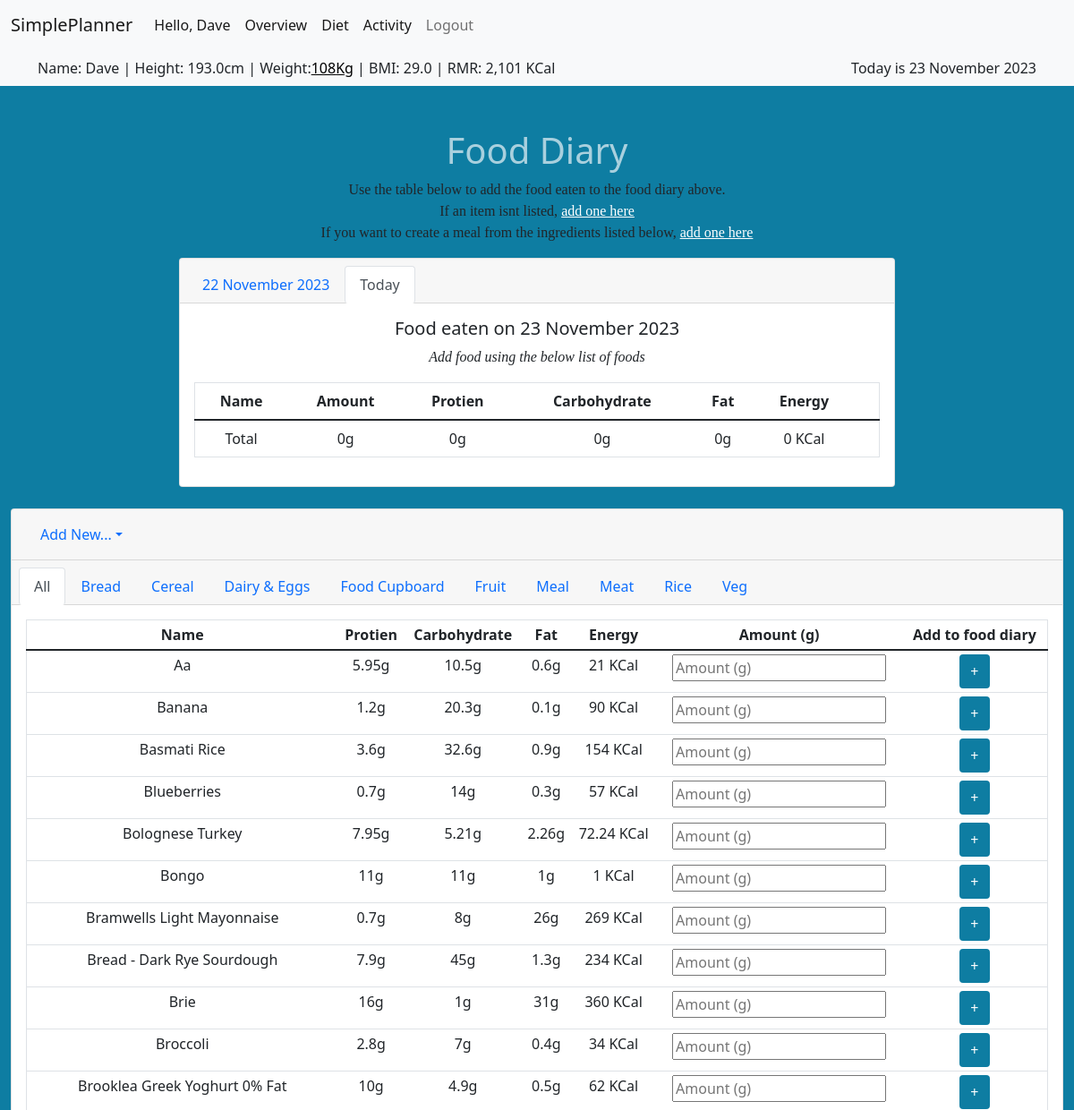
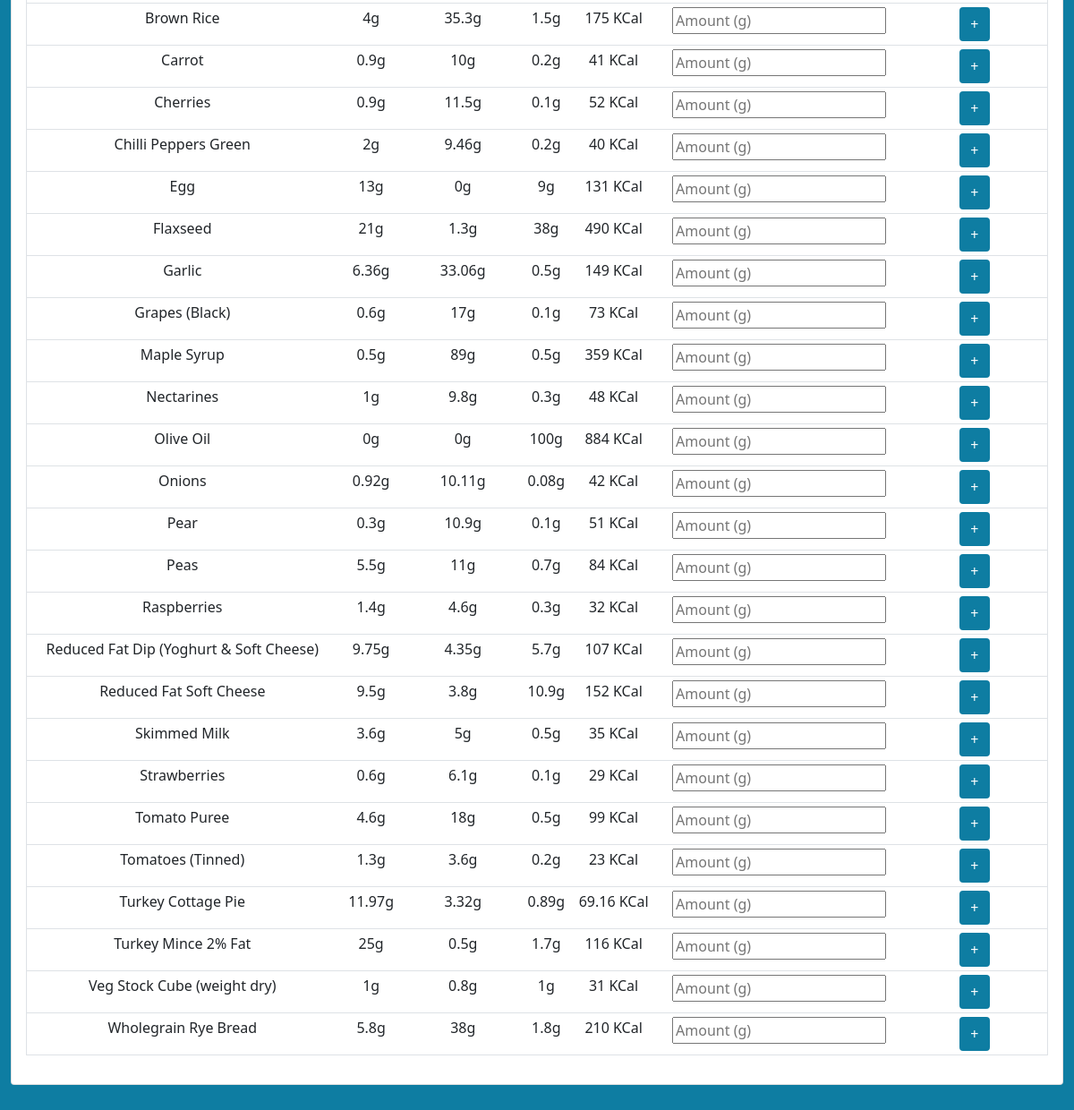
The app's page /diet_diary (signed in) with its own data (2 pictures, top to bottom).
### tables this page shows
CREATE TABLE food_type (
    id INTEGER PRIMARY KEY,
    type TEXT
);

CREATE TABLE standard_food (
    id INTEGER PRIMARY KEY,
    food_name TEXT,
    food_type_id INTEGER REFERENCES food_type(id) NOT NULL,
    energy INTEGER,
    protien INTEGER,
    carbohydrate INTEGER,
    fat INTEGER
);

### app.py (the view)
@app.route("/diet_diary", methods=["GET", "POST"])
@helpers.login_required
def diet_diary():
    if request.method == "POST":
        try:
            values = helpers.check_values(request.form.to_dict(flat=True), string=["name"], zero=[
                "energy", "protien", "carbohydrate", "fat"], positive=["amount"])
        except Exception as e:
            print(f"/diet_diary ERROR: {e}")
            pass
        else:
            energy = round(values["energy"] * values["amount"] / 100, 2)
            protien = round(values["protien"] * values["amount"] / 100, 2)
            carbs = round(values["carbohydrate"] * values["amount"] / 100, 2)
            fat = round(values["fat"] * values["amount"] / 100, 2)
            cur = db.cursor()
            cur.execute("INSERT INTO consumption (user_id, date, food_name, amount, energy, protien, carbohydrate, fat) VALUES (?, ?, ?, ?, ?, ?, ?, ?)",
                        (session["user_id"], session["date"], request.form.get("name"), request.form.get("amount"), energy, protien, carbs, fat))
            db.commit()
            cur.close()
        return redirect(request.referrer)
    else:
        cur = db.cursor()
        consumption = cur.execute("SELECT * FROM consumption WHERE user_id = ? AND date = ?",
                                  ((session["user_id"], session["date"]))).fetchall()
        foods = cur.execute("""SELECT standard_food.id, standard_food.food_name, standard_food.energy, standard_food.protien, standard_food.carbohydrate, standard_food.fat, food_type.type, food_type.id AS food_type_id
                            FROM standard_food
                            INNER JOIN food_type ON standard_food.food_type_id = food_type.id
                            WHERE food_type_id LIKE ?
                            UNION
                            SELECT custom_food.id, custom_food.food_name, custom_food.energy, custom_food.protien, custom_food.carbohydrate, custom_food.fat, food_type.type, food_type.id AS food_type_id
                            FROM custom_food INNER JOIN food_type ON custom_food.food_type_id = food_type.id
                            WHERE food_type.id LIKE ?
                            AND custom_food.user_id = ?
                            ORDER BY food_name""", ((session["food_type"]), (session["food_type"]), (session["user_id"]))).fetchall()
        food_types = cur.execute(
            "SELECT * FROM food_type ORDER BY type").fetchall()
        cur.close()
        return render_template("diet_diary.html", consumption=consumption, standard_foods=foods, food_types=food_types)

### helpers.py (called while the page is built)
def dict_factory(cursor, row):
    fields = [column[0] for column in cursor.description]
    return {key: value for key, value in zip(fields, row)}

def login_required(f):
    @wraps(f)
    def decorated_function(*args, **kwargs):
        if session.get("user_id") is None:
            return redirect("/login")
        return f(*args, **kwargs)
    return decorated_function

def kcal(value):
    return f"{value:,} KCal"

def gkg(value):
    if value < 1000:
        return f"{value:}g"
    else:
        return f"{float(value/1000):,.1f}Kg"

def date_format(value):
    months = ("January", "February", "March", "April", "May", "June",
              "July", "August", "September", "October", "November", "December")
    month = months[value.month-1]
    return "{} {} {}".format(value.day, month, value.year)

def date_format_previousday(value):
    value = value - timedelta(days=1)
    months = ("January", "February", "March", "April", "May", "June",
              "July", "August", "September", "October", "November", "December")
    month = months[value.month-1]
    return "{} {} {}".format(value.day, month, value.year)

### templates/diet_diary.html (shortened to what this page needs)
{% extends "layout.html" %}
{% block main %}
<h1>Food Diary</h1>
<p>Use the table below to add the food eaten to the food diary above.<br>
    If an item isnt listed, <a href="/customfood">add one here</a><br>
    If you want to create a meal from the ingredients listed below, <a href="/mealcreation">add one here</a></p>
<div class="card" style="width: 50rem; margin-left: auto; margin-right: auto;">
    <div class="card-header">
        <ul class="nav nav-tabs card-header-tabs">
            <li class="nav-item">
                <form action="/change_day" method="post">
                    <button type="submit" class="nav-link">{{ session["date"] | date_format_previousday }}</button>
                </form>
            </li>
            <li class="nav-item">
                {% if session["date"] == session["today"] %}
                <form action="/change_day" method="post">
                    <button type="submit" class="nav-link active" disabled>Today</button>
                </form>
                {% else %}
                <form action="/change_day" method="post">
                    <input type="hidden" name="day" value="0">
                    <button type="submit" class="nav-link active">Return to Today</button>
                </form>
                {% endif %}
            </li>
        </ul>
    </div>
    <div class="card-body">
        <h5 class="card-title">Food eaten on {{ session["date"] | date_format }}</h5>
        <p><i>Add food using the below list of foods</i></p>
        <table class="table">
            <thead>
                <tr>
                    <th>Name</th>
                    <th>Amount</th>
                    <th>Protien</th>
                    <th>Carbohydrate</th>
                    <th>Fat</th>
                    <th>Energy</th>
                    <th></th>
                </tr>
            </thead>
            <tfoot>
                <tr>
                    <td>Total</td>
                    <td>{{ consumption | sum(attribute="amount") | round(1) | gkg }}</td>
                    <td>{{ consumption | sum(attribute="protien") | round(1) | gkg }}</td>
                    <td>{{ consumption | sum(attribute="carbohydrate") | round(1) | gkg }}</td>
                    <td>{{ consumption | sum(attribute="fat") | round(1) | gkg }}</td>
                    <td>{{ consumption | sum(attribute="energy") | round | int | kcal }}</td>
                    <td></td>
                </tr>
            </tfoot>
        </table>
    </div>
</div>
<br>
<div class="card text-center">
    <div class="card-header">
        <ul class="nav nav-pills">
            <li class="nav-item dropdown">
                <a class="nav-link dropdown-toggle" data-bs-toggle="dropdown" href="#" role="button"
                    aria-expanded="false">Add New...</a>
            </li>
        </ul>
    </div>
    <div class="card-header">
        <ul class="nav nav-tabs card-header-tabs">
            {% if session["food_type"] == "%" %}
            <form action="/change_food_type" method="post">
                <button type="submit" class="nav-link active">All</button>
            </form>
            {% else %}
            <form action="/change_food_type" method="post">
                <input type="hidden" name="id" value="%">
                <button type="submit" class="nav-link">All</button>
            </form>
            {% endif %}
            {% for type in food_types %}
            {% if session["food_type"] | int == type["id"] %}
            <form action="/change_food_type" method="post">
                <input type="hidden" name="id" value='{{ type["id"] }}'>
                <button type="submit" class="nav-link active">{{ type["type"] }}</button>
            </form>
            {% else %}
            <form action="/change_food_type" method="post">
                <button type="submit" class="nav-link">{{ type["type"] }}</button>
            </form>
            {% endif %}
            {% endfor %}
        </ul>
    </div>
    <div class="card-body">
        <table class="table table-sm table-hover">
            <thead>
                <tr>
                    <th>Name</th>
                    <th>Protien</th>
                    <th>Carbohydrate</th>
                    <th>Fat</th>
                    <th>Energy</th>
                    <th>Amount (g)</th>
                    <th>Add to food diary</th>
                </tr>
            </thead>
            <tbody>
                {% for food in standard_foods %}
                <tr>
                    <form action="/diet_diary" method="post">
                        <td>{{ food["food_name"] }}<input type="hidden" id="food_name" name="name"
                                value='{{ food["food_name"] }}'></td>
                        <td>{{ food["protien"] | gkg }}<input type="hidden" id="protien" name="protien"
                                value='{{ food["protien"] }}'></td>
                        <td>{{ food["carbohydrate"] | gkg }}<input type="hidden" id="carbohydrate" name="carbohydrate"
                                value='{{ food["carbohydrate"] }}'></td>
                        <td>{{ food["fat"] | gkg }}<input type="hidden" id="fat" name="fat" value='{{ food["fat"] }}'>
                        </td>
                        <td>{{ food["energy"] |kcal }}<input type="hidden" id="energy" name="energy"
                                value='{{ food["energy"] }}'></td>
                        <td><input autocomplete="off" id="amount" name="amount" placeholder="Amount (g)" required
                                type="number"></td>
                        <td>
                            <button type="submit">+</button>
                        </td>
                    </form>
                </tr>
                {% endfor %}
            </tbody>
        </table>
    </div>
</div>
{% endblock %}

### static/style.css (style rules this page uses)
body { background-color: rgb(14, 125, 162); }
h1 { color: rgba(255, 255, 255, 0.645); text-align: center; }
p { font-family: verdana; font-size: 16px; }
a { color: rgb(255, 255, 255); }
table { border: 1px solid; }
button { background-color: rgb(14, 125, 162); border: 2px solid rgb(14, 125, 162); color: white; padding: 5px 10px; text-align: center; text-decoration: none; display: inline-block; font-size: 16px; border-radius: 4px; transition-duration: 0.4s; }

### records on screen
food_type: type "Bread", food_name "Wholegrain Rye Bread", protien|gkg "5.8g", carbohydrate|gkg "38g", fat|gkg "1.8g", energy|kcal "210 KCal"
food_type: type "Cereal"
food_type: type "Dairy & Eggs", food_name "Reduced Fat Soft Cheese", protien|gkg "9.5g", carbohydrate|gkg "3.8g", fat|gkg "10.9g", energy|kcal "152 KCal"
food_type: type "Food Cupboard"
food_type: type "Fruit"
food_type: type "Meal", food_name "Aa", protien|gkg "5.95g", carbohydrate|gkg "10.5g", fat|gkg "0.6g", energy|kcal "21 KCal", food_name "Bolognese Turkey", protien|gkg "7.95g", carbohydrate|gkg "5.21g", fat|gkg "2.26g", energy|kcal "72.24 KCal", food_name "Reduced Fat Dip (Yoghurt & Soft Cheese)", protien|gkg "9.75g", carbohydrate|gkg "4.35g", fat|gkg "5.7g", energy|kcal "107 KCal", food_name "Turkey Cottage Pie", protien|gkg "11.97g", carbohydrate|gkg "3.32g", fat|gkg "0.89g", energy|kcal "69.16 KCal"
food_type: type "Meat"
food_type: type "Rice"
food_type: type "Veg", food_name "Bongo", protien|gkg "11g", carbohydrate|gkg "11g", fat|gkg "1g", energy|kcal "1 KCal"
standard_food: food_name "Banana", protien|gkg "1.2g", carbohydrate|gkg "20.3g", fat|gkg "0.1g", energy|kcal "90 KCal"
standard_food: food_name "Basmati Rice", protien|gkg "3.6g", carbohydrate|gkg "32.6g", fat|gkg "0.9g", energy|kcal "154 KCal"
standard_food: food_name "Blueberries", protien|gkg "0.7g", carbohydrate|gkg "14g", fat|gkg "0.3g", energy|kcal "57 KCal"
standard_food: food_name "Bramwells Light Mayonnaise", protien|gkg "0.7g", carbohydrate|gkg "8g", fat|gkg "26g", energy|kcal "269 KCal"
standard_food: food_name "Bread - Dark Rye Sourdough", protien|gkg "7.9g", carbohydrate|gkg "45g", fat|gkg "1.3g", energy|kcal "234 KCal"
standard_food: food_name "Brie", protien|gkg "16g", carbohydrate|gkg "1g", fat|gkg "31g", energy|kcal "360 KCal"
standard_food: food_name "Broccoli", protien|gkg "2.8g", carbohydrate|gkg "7g", fat|gkg "0.4g", energy|kcal "34 KCal"
standard_food: food_name "Brooklea Greek Yoghurt 0% Fat", protien|gkg "10g", carbohydrate|gkg "4.9g", fat|gkg "0.5g", energy|kcal "62 KCal"
standard_food: food_name "Brown Rice", protien|gkg "4g", carbohydrate|gkg "35.3g", fat|gkg "1.5g", energy|kcal "175 KCal"
standard_food: food_name "Carrot", protien|gkg "0.9g", carbohydrate|gkg "10g", fat|gkg "0.2g", energy|kcal "41 KCal"
standard_food: food_name "Cherries", protien|gkg "0.9g", carbohydrate|gkg "11.5g", fat|gkg "0.1g", energy|kcal "52 KCal"
standard_food: food_name "Chilli Peppers Green", protien|gkg "2g", carbohydrate|gkg "9.46g", fat|gkg "0.2g", energy|kcal "40 KCal"
standard_food: food_name "Egg", protien|gkg "13g", carbohydrate|gkg "0g", fat|gkg "9g", energy|kcal "131 KCal"
standard_food: food_name "Flaxseed", protien|gkg "21g", carbohydrate|gkg "1.3g", fat|gkg "38g", energy|kcal "490 KCal"
standard_food: food_name "Garlic", protien|gkg "6.36g", carbohydrate|gkg "33.06g", fat|gkg "0.5g", energy|kcal "149 KCal"
standard_food: food_name "Grapes (Black)", protien|gkg "0.6g", carbohydrate|gkg "17g", fat|gkg "0.1g", energy|kcal "73 KCal"
standard_food: food_name "Maple Syrup", protien|gkg "0.5g", carbohydrate|gkg "89g", fat|gkg "0.5g", energy|kcal "359 KCal"
standard_food: food_name "Nectarines", protien|gkg "1g", carbohydrate|gkg "9.8g", fat|gkg "0.3g", energy|kcal "48 KCal"
standard_food: food_name "Olive Oil", protien|gkg "0g", carbohydrate|gkg "0g", fat|gkg "100g", energy|kcal "884 KCal"
standard_food: food_name "Onions", protien|gkg "0.92g", carbohydrate|gkg "10.11g", fat|gkg "0.08g", energy|kcal "42 KCal"
standard_food: food_name "Pear", protien|gkg "0.3g", carbohydrate|gkg "10.9g", fat|gkg "0.1g", energy|kcal "51 KCal"
standard_food: food_name "Peas", protien|gkg "5.5g", carbohydrate|gkg "11g", fat|gkg "0.7g", energy|kcal "84 KCal"
standard_food: food_name "Raspberries", protien|gkg "1.4g", carbohydrate|gkg "4.6g", fat|gkg "0.3g", energy|kcal "32 KCal"
standard_food: food_name "Skimmed Milk", protien|gkg "3.6g", carbohydrate|gkg "5g", fat|gkg "0.5g", energy|kcal "35 KCal"
standard_food: food_name "Strawberries", protien|gkg "0.6g", carbohydrate|gkg "6.1g", fat|gkg "0.1g", energy|kcal "29 KCal"
standard_food: food_name "Tomato Puree", protien|gkg "4.6g", carbohydrate|gkg "18g", fat|gkg "0.5g", energy|kcal "99 KCal"
standard_food: food_name "Tomatoes (Tinned)", protien|gkg "1.3g", carbohydrate|gkg "3.6g", fat|gkg "0.2g", energy|kcal "23 KCal"
standard_food: food_name "Turkey Mince 2% Fat", protien|gkg "25g", carbohydrate|gkg "0.5g", fat|gkg "1.7g", energy|kcal "116 KCal"
standard_food: food_name "Veg Stock Cube (weight dry)", protien|gkg "1g", carbohydrate|gkg "0.8g", fat|gkg "1g", energy|kcal "31 KCal"

### other values on screen
{{ session["username"] }} "Dave"
{{ session["height"] }} "193.0"
{{ session['weight'] }} "108"
{{ session["rmr"] | kcal }} "2,101 KCal"
{{ session["today"] | date_format }} "23 November 2023"
{{ session["date"] | date_format_previousday }} "22 November 2023"
{{ session["date"] | date_format }} "23 November 2023"
{{ consumption | sum(attribute="amount") | round(1) | gkg }} "0g"
{{ consumption | sum(attribute="protien") | round(1) | gkg }} "0g"
{{ consumption | sum(attribute="carbohydrate") | round(1) | gkg }} "0g"
{{ consumption | sum(attribute="fat") | round(1) | gkg }} "0g"
{{ consumption | sum(attribute="energy") | round | int | kcal }} "0 KCal"
